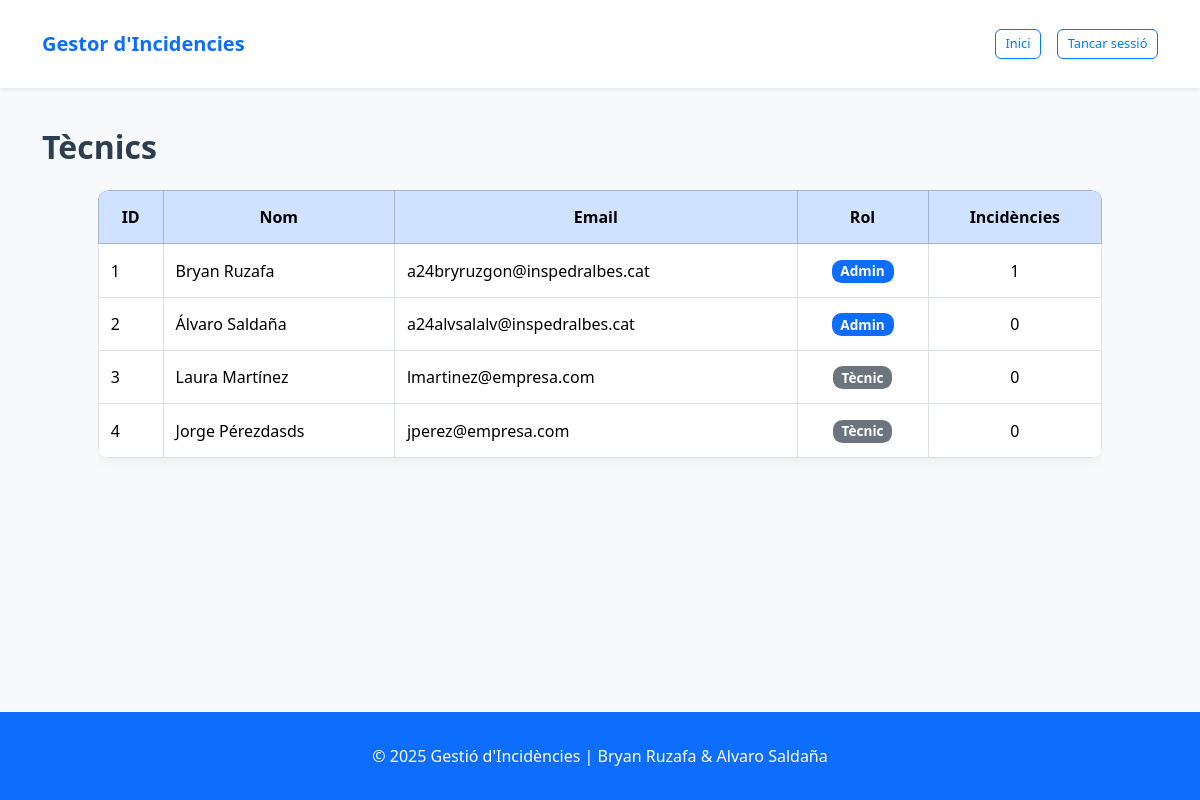
/php/tecnic/tecnic.php, run on an earlier commit of the app's database.
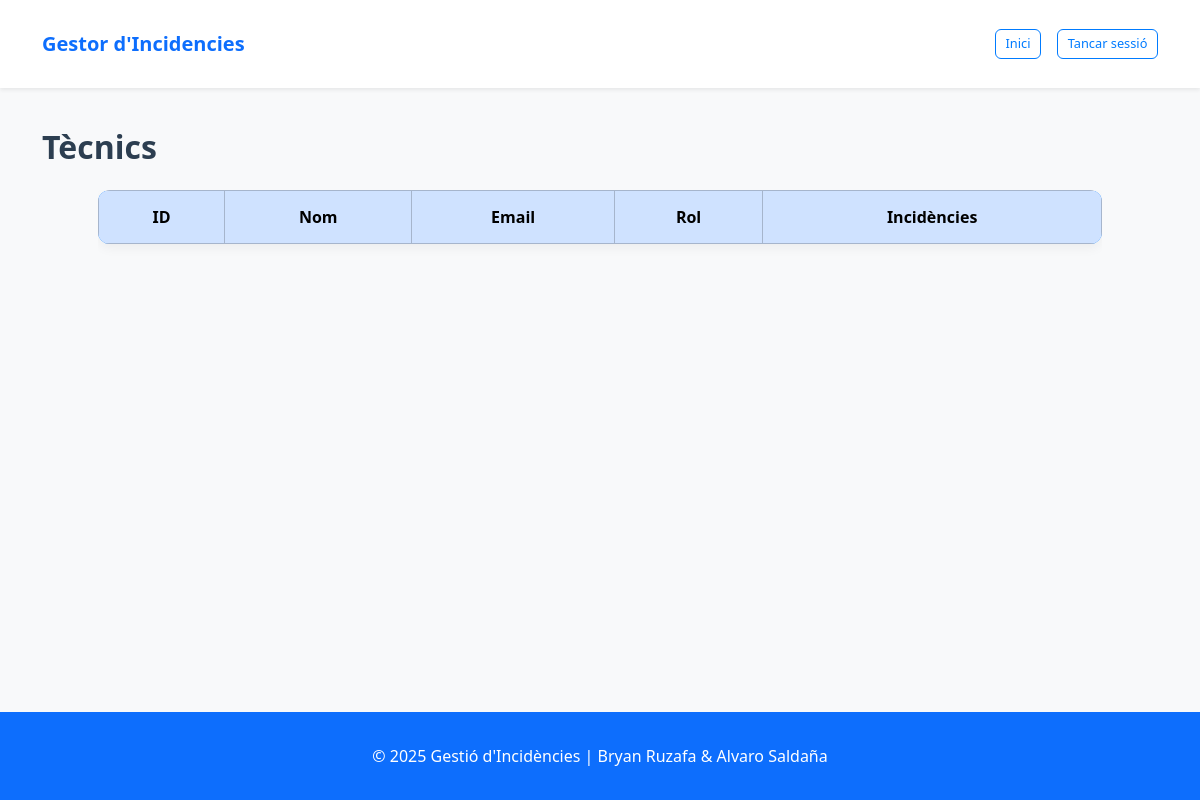
And on a later commit of the database.
### tables this page shows
CREATE TABLE `TECNIC` (
  `id_tecnic` int(11) NOT NULL,
  `nom` varchar(100) NOT NULL,
  `email` varchar(150) NOT NULL,
  `administrador` tinyint(1) DEFAULT NULL
);

### php/tecnic/tecnic.php (the view, shortened to what this page needs)
<?php
require_once '../utils/logger.php';
$sql = "SELECT
           t.id_tecnic,
           t.nom,
           t.email,
           t.administrador,
           COUNT(i.id_incidencia) AS incidencies_assignades
       FROM
           TECNIC t
       LEFT JOIN
           INCIDENCIA i ON t.id_tecnic = i.tecnic_id
       GROUP BY
           t.id_tecnic, t.nom, t.email, t.administrador";
$result = $conn->query($sql);
$tecnics = [];
if ($result && $result->num_rows > 0) {
    while ($row = $result->fetch_assoc()) {
        $tecnics[] = $row;
    }
}
?>
<?php include '../utils/header.php'; ?>
<div class="container mt-4">
  <div class="d-flex justify-content-between align-items-center mb-4">
    <h2 class="mb-0">Tècnics</h2>
  </div>
  <div class="table-responsive mx-auto" style="width: 90%;">
    <table class="table table-bordered table-hover align-middle">
      <thead class="table-primary">
        <tr class="text-center">
          <th>ID</th>
          <th>Nom</th>
          <th>Email</th>
          <th>Rol</th>
          <th>Incidències</th>
        </tr>
      </thead>
      <tbody>
        <?php foreach ($tecnics as $tecnic): ?>
          <tr>
            <td><?= $tecnic['id_tecnic'] ?></td>
            <td><?= htmlspecialchars($tecnic['nom']) ?></td>
            <td><?= htmlspecialchars($tecnic['email']) ?></td>
            <td class="text-center">
              <?php if ($tecnic['administrador']): ?>
                <span class="badge bg-primary">Admin</span>
              <?php else: ?>
                <span class="badge bg-secondary">Tècnic</span>
              <?php endif; ?>
            </td>
            <td class="text-center"><?= $tecnic['incidencies_assignades'] ?></td>
          </tr>
        <?php endforeach; ?>
      </tbody>
    </table>
  </div>
</div>
<?php include '../utils/footer.php'; ?>

What changed in the data, as far as the page shows it:
removed tecnic: id_tecnic "1", nom "Bryan Ruzafa", email "a24bryruzgon@inspedralbes.cat", administrador "Admin", incidencies_assignades "1"
removed tecnic: id_tecnic "2", nom "Álvaro Saldaña", email "a24alvsalalv@inspedralbes.cat", administrador "Admin", incidencies_assignades "0"
removed tecnic: id_tecnic "3", nom "Laura Martínez", email "lmartinez@empresa.com", administrador "Tècnic", incidencies_assignades "0"
removed tecnic: id_tecnic "4", nom "Jorge Pérezdasds", email "jperez@empresa.com", administrador "Tècnic", incidencies_assignades "0"
